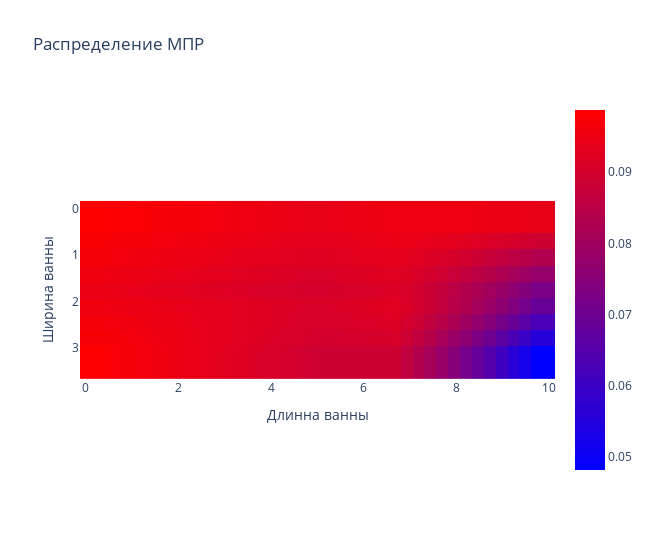

The code cell stored with this chart in its notebook:
### Markdown cell above
Выемка анодов

### Code cell
file_name="surf1.txt"
plot_imshow(file_name)

### Figure 1 — Plotly figure (JSON) as saved in the notebook; plotly's stock layout.template omitted (floating-point values rounded to 4 significant figures; data arrays with more than 128 entries replaced by an {"elided": "..."} marker saying what was removed)
{"data": [{"coloraxis": "coloraxis", "hovertemplate": "Длинна ванны: %{x}<br>Ширина ванны: %{y}<br>color: %{z}<extra></extra>", "name": "0", "type": "heatmap", "x": [0, 0.2564, 0.5128, 0.7692, 1.026, 1.282, 1.538, 1.795, 2.051, 2.308, 2.564, 2.821, 3.077, 3.333, 3.59, 3.846, 4.103, 4.359, 4.615, 4.872, 5.128, 5.385, 5.641, 5.897, 6.154, 6.41, 6.667, 6.923, 7.179, 7.436, 7.692, 7.949, 8.205, 8.462, 8.718, 8.974, 9.231, 9.487, 9.744, 10], "xaxis": "x", "y": [0, 0.35, 0.7, 1.05, 1.4, 1.75, 2.1, 2.45, 2.8, 3.15, 3.5], "yaxis": "y", "z": {"elided": "11x40 float values"}}], "layout": {"coloraxis": {"colorscale": [[0, "rgb(0,0,255)"], [1, "rgb(255,0,0)"]]}, "title": {"text": "Распределение МПР"}, "width": 650, "xaxis": {"anchor": "y", "constrain": "domain", "domain": [0, 1], "scaleanchor": "y", "title": {"text": "Длинна ванны"}}, "yaxis": {"anchor": "x", "autorange": "reversed", "constrain": "domain", "domain": [0, 1], "title": {"text": "Ширина ванны"}}}}
